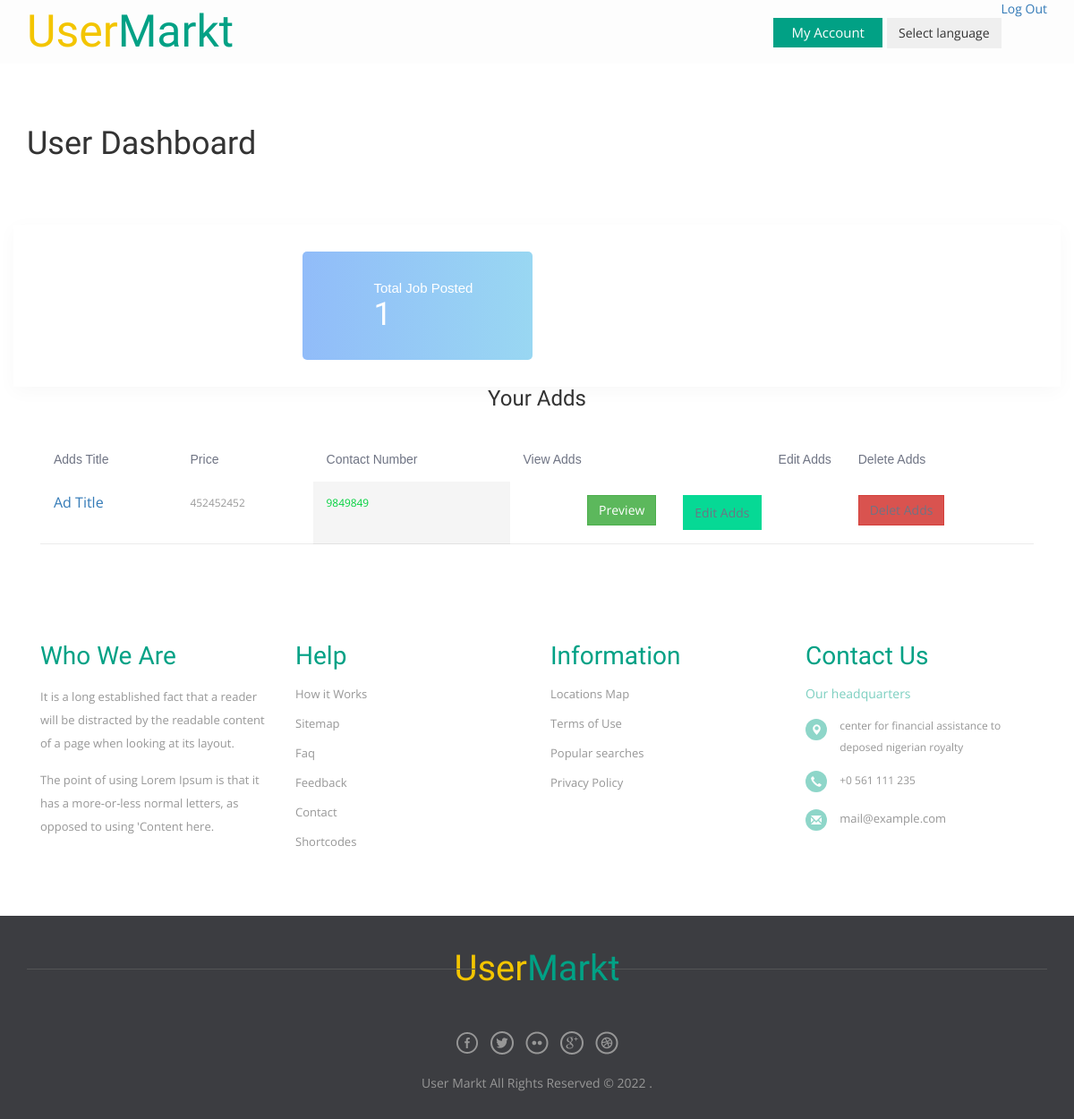
The page /profile/employer-dashboard.php (signed in) on the database its author committed.
### tables this page shows
CREATE TABLE `adds` (
  `id` int(11) NOT NULL,
  `P_title` varchar(250) NOT NULL,
  `P_catagory` int(11) NOT NULL,
  `p_sub_catagory` int(11) NOT NULL,
  `p_decription` text NOT NULL,
  `P_city` varchar(250) NOT NULL,
  `p_sate` varchar(250) NOT NULL,
  `p_price` varchar(250) NOT NULL,
  `p_condition` varchar(250) NOT NULL,
  `P_item_type` varchar(250) NOT NULL,
  `p_contact_number` varchar(250) NOT NULL,
  `P_imag1` varchar(250) NOT NULL,
  `P_imag2` varchar(250) NOT NULL,
  `P_imag3` varchar(250) NOT NULL,
  `P_imag4` varchar(250) NOT NULL,
  `time` timestamp NOT NULL DEFAULT current_timestamp(),
  `city` varchar(250) NOT NULL,
  `county` varchar(250) NOT NULL,
  `zip_code` varchar(250) NOT NULL,
  `uni_id` varchar(250) NOT NULL
);

### lib/view.php (called while the page is built, shortened)
<?php
Class Database{
	public $host   = DB_HOST;
	public $user   = DB_USER;
	public $pass   = DB_PASS;
	public $dbname = DB_NAME;
	public $link;
	private function connectDB(){
	$this->link = new mysqli($this->host, $this->user, $this->pass, $this->dbname);
 }
	public function select($query){
		$result = $this->link->query($query) or die($this->link->error.__LINE__);
		if($result->num_rows > 0){
			return $result;
		} else {
			return false;
		}
	}
}

### profile/employer-dashboard.php (the view, shortened to what this page needs)
<?php include 'inc/hader.php';
$uni_id = $_SESSION['uni_id'];
$ii=0;
?>
    <div class="alice-bg padding-top-70 padding-bottom-70">
      <div class="container">
        <div class="row">
          <div class="col-md-6">
            <div class="breadcrumb-area">
              <h1>User Dashboard</h1>
            </div>
          </div>
          <div class="col-md-6">
          </div>
        </div>
      </div>
    </div>
    <div class="alice-bg section-padding-bottom">
      <div class="container no-gliters">
        <div class="row no-gliters">
          <div class="col">
            <div class="dashboard-container">
              <div class="dashboard-content-wrapper">
                <div class="dashboard-section user-statistic-block">
                  <div class="user-statistic">
                   <?php
                   $get_drow='';
                       $sql = $con->query("SELECT id FROM adds WHERE uni_id='$uni_id'");
                       if (!empty($sql) && $sql->num_rows > 0)
                         $get_drow=$sql->num_rows;
                         for ($i=0; $i < $get_drow; $i++) {
                           $ii++; }  ?>
                    <span>Total Job Posted</span>
                     <h3><?php echo $ii;?></h3>
                  </div>
                </div>
              </div>
              </div>
            </div>
          </div>
        </div>
      </div>
<center><h3>Your Adds</h3></center>
              <div class="dashboard-content-wrapper container">
                <div class="manage-job-container">
                  <table class="table">
                    <thead>
                      <tr>
                        <th>Adds Title</th>
                        <th>Price</th>
                        <th>Contact Number</th>
                        <th>View Adds</th>
                        <th class="action">Edit Adds</th>
                        <th>Delete Adds</th>
                      </tr>
                    </thead>
                    <tbody>
                      <?php
                            $query = "select * from adds WHERE uni_id='$uni_id' order by id desc";
                            $post = $db->select($query);
                            if ($post) {
                              while ($result= $post -> fetch_assoc()) {
                        ?>
                      <tr class="job-items">
                        <td class="title">
                          <h5><a href="#"><?php echo $result['P_title']; ?></a></h5>
                        </td>
                        <td class=""><?php echo $result['p_price']; ?></td>
                        <td class="status active"><?php echo $result['p_contact_number']; ?></td>
                        <td class="action">
                          <a class="btn btn-success" href="../single.php? $id=<?php echo $result['id']; ?>" title="Preview">Preview</a>
                        </td>
                        <td class="application">
                          <a class="btn btn-warning" href="edit-adds.php? $id=<?php echo $result['id']; ?>"  title="Edit">Edit Adds</a>
                        </td>
                        <td class="application">
                          <a class="btn btn-danger" href="?delid=<?php echo $result['id']; ?> ?>" >Delet Adds</a>
                        </td>
                      </tr>
  <?php }}?>
                    </tbody>
                  </table>
                </div>
              </div>
<?php include 'inc/foter.php';?>

### css/dassbord.css (style rules this page uses)
.dashboard-container { display: -webkit-box; display: -ms-flexbox; display: flex; -webkit-box-shadow: 0px 5px 20px 0px rgba(0, 0, 0, 0.03); box-shadow: 0px 5px 20px 0px rgba(0, 0, 0, 0.03); -webkit-box-orient: horizontal; -webkit-box-direction: reverse; -ms-flex-direction: row-reverse; flex-direction: row-reverse; }
.dashboard-container .dashboard-content-wrapper { width: 75%; }
.dashboard-content-wrapper { padding: 30px; background: #ffffff; }
.user-statistic-block { display: -webkit-box; display: -ms-flexbox; display: flex; -webkit-box-pack: justify; -ms-flex-pack: justify; justify-content: space-between; -ms-flex-wrap: wrap; flex-wrap: wrap; -ms-flex-negative: 1; flex-shrink: 1; }
.user-statistic-block .user-statistic { width: 31.5%; color: #ffffff; padding: 30px 20px; border-radius: 5px; padding-left: 80px; position: relative; }
.user-statistic-block .user-statistic h3 { font-size: 3.6rem; font-weight: 500; }
.user-statistic-block .user-statistic span { font-size: 1.5rem; font-family: "Poppins", sans-serif; font-weight: 400; }
.user-statistic-block .user-statistic:first-child { background-image: -webkit-gradient(linear, left top, right top, from(#aa91fa), to(#9eacfd)); background-image: -webkit-linear-gradient(left, #aa91fa, #9eacfd); background-image: -o-linear-gradient(left, #aa91fa, #9eacfd); background-image: linear-gradient(to right, #aa91fa, #9eacfd); }
.user-statistic-block .user-statistic:last-child { background-image: -webkit-gradient(linear, left top, right top, from(#91bcf9), to(#99d7f2)); background-image: -webkit-linear-gradient(left, #91bcf9, #99d7f2); background-image: -o-linear-gradient(left, #91bcf9, #99d7f2); background-image: linear-gradient(to right, #91bcf9, #99d7f2); }
.dashboard-section { position: relative; }
.manage-job-container { overflow-x: auto; }
.manage-job-container table { min-width: 650px; }
.manage-job-container td { padding: 30px 0; border-bottom: 1px solid rgba(0, 0, 0, 0.08); vertical-align: middle; }
.manage-job-container .table th { border-top: 0; font-size: 1.4rem; font-family: "Poppins", sans-serif; font-weight: 500; color: #6f7484; padding-left: 0; padding-right: 0; border-bottom: 0; }
.manage-job-container .title h5 { font-size: 1.6rem; font-weight: 500; color: #232630; margin-bottom: 10px; }
.manage-job-container .application a { color: #6f7484; }
.manage-job-container .status.active { color: #01d13d; }
.manage-job-container .action { text-align: right; }

### rows shown on the page
adds: P_title "Ad Title", p_price "452452452", p_contact_number "9849849"

### other values the page prints
$ii "1"
